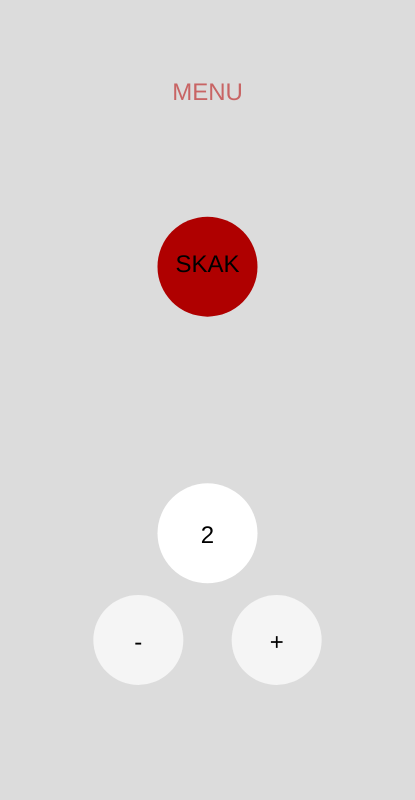
Frame 1 (no input)
Frame 60 (no input): identical to frame 1, image omitted
Frame 120 (the mouse pressed at the canvas centre since frame 60): identical to frame 1, image omitted

The p5.js sketch that drew this single still picture (run headless with seeded random() and noise() and a simulated clock; from frame 60 on, the mouse is pressed at the canvas centre):

// p5.js sketch
// ── sketch.js
let manager = new GameStateManager();
let c;

function setup() {
  document.body.style.overflow = "hidden";
  c = createCanvas(415, 800);
  textAlign(CENTER, BASELINE);
  let x = (windowWidth - width) / 2;
  let y = (windowHeight - height) / 2;
  c.position(x, y);
  manager.opretGameState("menu", new MenuSkærm());
  manager.opretGameState("spil", new SpilSkærm());
  manager.opretGameState("vinder", new VinderSkærm());
  manager.skiftGameState("menu");
}
function draw() {
  manager.runState();
}
function mouseClicked() {
  manager.aktuelleSkærm.musKlikket();
}

function keyReleased() {
  if (key === " ") {
    let fs = fullscreen();
    fullscreen(!fs);
  }
}

function windowResized() {
  let x = (windowWidth - width) / 2;
  let y = (windowHeight - height) / 2;
  c.position(x, y);
  manager = new GameStateManager();
  manager.opretGameState("menu", new MenuSkærm());
  manager.opretGameState("spil", new SpilSkærm());
  manager.opretGameState("vinder", new VinderSkærm());
  manager.skiftGameState("menu");
}

// ── ButtonCircle.js
class ButtonCircle {
  constructor(posX,posY,diameter,f,h) {
    this.posX = posX;
    this.posY = posY;
    this.diameter = diameter;
    this.farve = f;
    this.hover = h;
    noStroke();
  }

  draw() {
    if (this.overCircle())
      fill(this.hover);
    else
      fill(this.farve);
    ellipse(this.posX, this.posY, this.diameter, this.diameter);
  }
  overCircle() {
    let disX = this.posX - mouseX;
    let disY = this.posY - mouseY;
    if (sqrt(disX*disX + disY*disY) < this.diameter/2) {
      return true;
      console.log('hit!');
    } else {
      return false;
    }
  }
}
// ── GameStateManager.js
class GameStateManager {

  constructor() {
    this.skærme = {}; 
    this.aktuelleSkærm = null;
  }

  opretGameState(navn, state) {
    this.skærme[navn] = state; 
  }
  
  skiftGameState(skærmNavn, data){
    this.aktuelleSkærm = this.skærme[skærmNavn];
    this.aktuelleSkærm.recievedData = data;
  }
  runState(){
    this.aktuelleSkærm.run();
  }
}
// ── MenuSkærm.js
class MenuSkærm{
  
  constructor(){
  this.knapSpil = new ButtonCircle(width/2, height/3, 100, color(175, 0, 0), color(100, 0, 0));
  this.knapTid = new ButtonCircle(width/2, height/1.5, 100, color(255), color(255));
  this.knapPlusTid = new ButtonCircle(width/1.5, height/1.25, 90, color(245), color(150));
  this.knapMinusTid = new ButtonCircle(width/3, height/1.25, 90, color(245), color(150));
  this.minutter = 2;
  }
  
  run(){
    background(220);
    this.knapSpil.draw();
    this.knapTid.draw();
    this.knapPlusTid.draw();
    this.knapMinusTid.draw();
    fill(200, 100, 100);
    textSize(24);
    text("MENU", width/2, height/8);
    fill(0);
    text("SKAK", width/2, height/3+5);
    text(this.minutter, width/2, height/1.5 + 10);
    
    text('+', width/1.5, height/1.25 + 10);
    text('-', width/3, height/1.25 + 10);
  }
  
  musKlikket(){
    if (this.knapSpil.overCircle()){
      let s = manager.skærme.spil;
      s.sætTid(this.minutter);
      manager.skiftGameState("spil");
    }
    else if (this.knapPlusTid.overCircle()){
      this.minutter++;
    } else if (this.knapMinusTid.overCircle() && this.minutter > 1) {
      this.minutter--
    }
  }
}
// ── SpilSkærm.js
class SpilSkærm {

  constructor() {
    this.knapSpil = new ButtonCircle(75, 75, 75, color(175, 0, 0), color(100, 0, 0));
    this.knapRyk = new ButtonCircle(width/2, height/2, 250, color(255,255,255,230), color(175,175,175,230));
    this.tid1 = 0;
    this.tid2 = 0;
    this.spiller1True = true;
    this.savedTime = millis();
  }

  run() {
    let passedTime = millis() - this.savedTime;
    if (passedTime >= 1000) {
      if (this.spiller1True === true)
        this.tid1 -= 1;
      else
        this.tid2 -= 1;
      this.savedTime = millis();
    }
    
    if (this.tid1 < 0) {
      manager.skiftGameState("vinder",'Black');
    } else if (this.tid2 < 0) {
      manager.skiftGameState("vinder",'White');
    } else {
      
      this.tegnSkærm();
      this.knapSpil.draw();
      stroke(0); strokeWeight(3);
      this.knapRyk.draw();
      fill(200,0,0);
      noStroke();
      this.tegnTal() 
      
    }
    
  }
  
  tegnSkærm() {
    push()
    
    fill(255)
    rect(0,0,width,height/2)
    
    fill(0)
    rect(0,height/2,width,height)
    
    pop()
  }  
  
  tegnTal() {
    textSize(50)
    push()
    translate(width/2, height/4)
    rotate(PI)
    fill(0)
    if (!this.spiller1True) fill(145)
    text(this.omskrivTid(this.tid1), 0, 0);
    
    pop()
    push()
    fill(255)
    if (this.spiller1True) fill(75)
    text(this.omskrivTid(this.tid2), width/2, height/1.3);
    pop()
  }
  
  sætTid(minutter){
    this.tid1 = minutter //* 60;
    this.tid2 = this.tid1;
  
  }

  musKlikket() {
    if (this.knapSpil.overCircle()) {
      manager.skiftGameState("menu");
    }
    if (this.knapRyk.overCircle()) {
      this.spiller1True = !this.spiller1True;
    }
  }
  
  omskrivTid(tid) {
    let hours = 0;
    let minutes = 0;

    while (tid >= 3600) {
        tid -= 3600;
        hours++;
    }

    while (tid >= 60) {
        tid -= 60;
        minutes++;
    }

    let timeString = '';
    if (hours > 0) timeString += hours + ':';
    if (minutes > 0 || hours > 0) timeString += minutes.toString().padStart(2, '0') + ':';
    timeString += tid.toString().padStart(2, '0');

    return timeString;
  }

  
}
// ── VinderSkærm.js
class VinderSkærm {
  constructor() {
    this.knapSpil = new ButtonCircle(75, 75, 75, color(175, 0, 0), color(100, 0, 0));
    this.konfettiArr = [];
    for (let i = 0; i < 75; i++) {
      this.konfettiArr.push(new Konfetti())
    }
  }
  
  run() {
    this.tegnSkærm();
    this.knapSpil.draw();
  }
  
  tegnSkærm() {
    background(225)
    let padding = 10;
    fill(5)
    textAlign(CENTER,CENTER)
    text(`A winner is you, ${this.recievedData}!!`,padding,height/2, width-padding*2)
    
    this.konfetti()
  }
  
  konfetti() {
    for (let i = 0; i < this.konfettiArr.length; i++) {
      this.konfettiArr[i].update()
    }
  }
  
  musKlikket() {
    if (this.knapSpil.overCircle()) {
      manager.skiftGameState("menu");
    }
  }
  
}

class Konfetti {
  constructor() {
    push()
    colorMode(HSB)
    this.color = color(random(0,360),100,100)
    pop()
    this.shape = floor(random(1,3))
    this.pos = createVector(random(10,width-10),height/2)
    this.initialRotation = random(-0.1,0.1)
    this.rotation = 0;
    this.size = 5;
    
    this.velocity = createVector(random(-2,2),(random(-2,-7)))
  }
  
  update() {
    this.updatePos()
    this.display()
  }
  
  updatePos() {
    let gravity = createVector(0,0.15)
    
    this.pos.add(this.velocity)
    this.velocity.add(gravity)
    
    this.rotation += this.initialRotation;
  }
  
  display() {
    push()
    colorMode(HSB)
    fill(this.color)
    stroke(this.color)
    translate(this.pos.x,this.pos.y)
    rotate(this.rotation)
    switch (this.shape) {
      case 1:
        circle(0,0,this.size)
        break;
      case 2:
        rectMode(CENTER)
        rect(0,0, this.size, this.size)
    }
    pop()
  }
}
